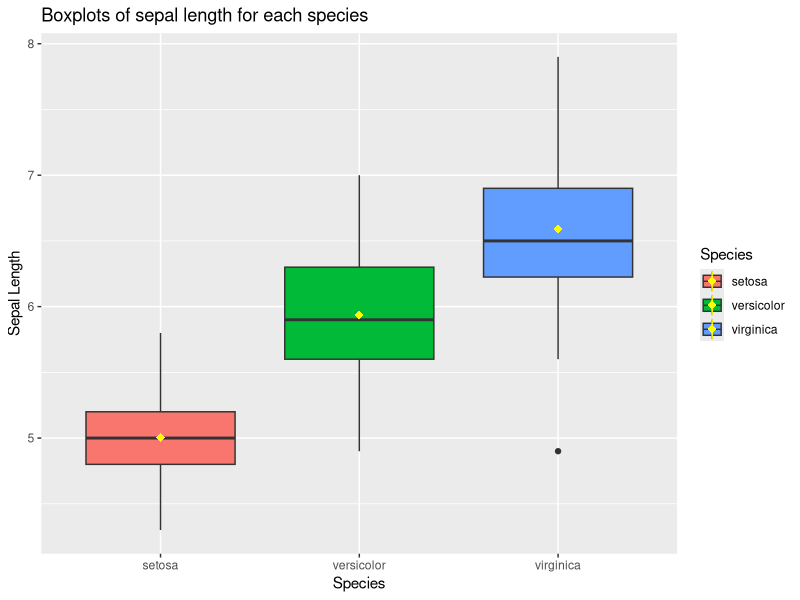

This chart was generated by the following R code:
#### packages ####
library(tidyverse)
# loads the tidyverse packages which contain
# a bunch of useful data manipulation and
# plotting functions

#### data ####
head(iris)
# displays the first 6 rows of the iris dataset

str(iris)
# provides information about the structure of
# the dataset

#### creating a functions for summary stats ####
summary_stats <- function(df){
  loop_df <- data.frame(mean = c(),
                        median = c(),
                        mode = c(),
                        sd = c())
  for (col in 1:length(df)) {
    if (class(df[[col]]) == "factor") {
      loop_table <- data.frame(table(df[[col]]))
      colnames(loop_table)[1] <- colnames(df)[col]
      colnames(loop_table)[2] <- "Count"
      print(loop_table)
    }
    if (class(df[[col]]) == "numeric") {
      mean_num <- mean(df[[col]], na.rm = TRUE)
      sd_num <- sd(df[[col]], na.rm = TRUE)
      median_num <- median(df[[col]], na.rm = TRUE)
      quart1_num <- quantile(df[[col]], probs = 0.25,
                             na.rm = TRUE)
      quart3_num <- quantile(df[[col]], probs = 0.75,
                             na.rm = TRUE)
      
      loop_row <- c(mean_num, sd_num, quart1_num, 
                    median_num, quart3_num)
      loop_df <- rbind(loop_df, loop_row)
      rownames(loop_df)[nrow(loop_df)] <- colnames(df)[col]
    }
  }
  colnames(loop_df)[1] <- "Mean"
  colnames(loop_df)[2] <- "Standard Deviation"
  colnames(loop_df)[3] <- "Median"
  colnames(loop_df)[4] <- "1st Quartile"
  colnames(loop_df)[5] <- "3rd Quartile"
  return(loop_df)
    
}
# creates a functions that provides summary counts
# and statistics for a given data frame

#### summary stats for iris data ####
summary_stats(iris)
# uses the summary_stats function on the iris data

# check the first 6 rows of the data set
head(iris)

ggplot(data = iris, aes(x = Species, y = Sepal.Length,
                        fill = Species)) +
  geom_boxplot() +
  stat_summary(fun = "mean", col = "yellow", shape = 18,
               size = 0.6) +
  labs(title = "Boxplots of sepal length for each species",
       x = "Species", y = "Sepal Length")
# creates a boxplots of sepal length for each species with
# the mean sepal length marked as a yellow diamond
